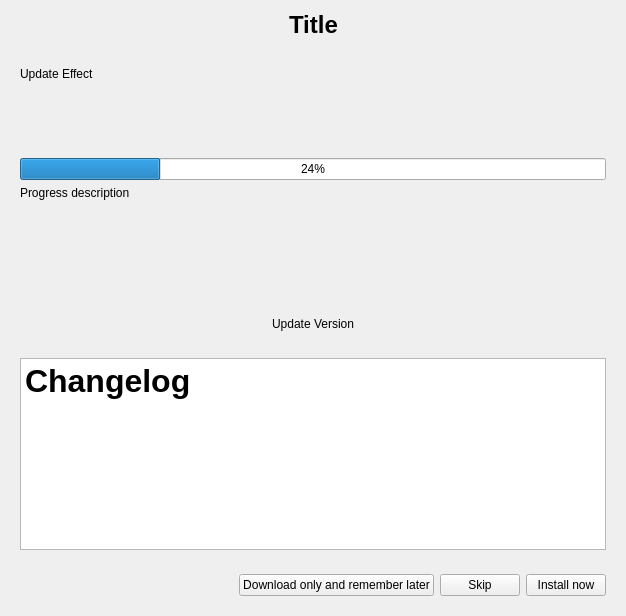
<?xml version="1.0" encoding="UTF-8"?>
<ui version="4.0">
 <class>WidgetInteraktiveUpdate</class>
 <widget class="QWidget" name="WidgetInteraktiveUpdate">
  <property name="geometry">
   <rect>
    <x>0</x>
    <y>0</y>
    <width>626</width>
    <height>616</height>
   </rect>
  </property>
  <property name="windowTitle">
   <string>Form</string>
  </property>
  <layout class="QVBoxLayout" name="verticalLayout_2">
   <item>
    <layout class="QHBoxLayout" name="layoutTitle">
     <item>
      <spacer name="horizontalSpacer_2">
       <property name="orientation">
        <enum>Qt::Horizontal</enum>
       </property>
       <property name="sizeHint" stdset="0">
        <size>
         <width>40</width>
         <height>20</height>
        </size>
       </property>
      </spacer>
     </item>
     <item>
      <widget class="QLabel" name="labelTitle">
       <property name="text">
        <string>&lt;h1&gt;Title&lt;/h1&gt;</string>
       </property>
      </widget>
     </item>
     <item>
      <spacer name="horizontalSpacer">
       <property name="orientation">
        <enum>Qt::Horizontal</enum>
       </property>
       <property name="sizeHint" stdset="0">
        <size>
         <width>40</width>
         <height>20</height>
        </size>
       </property>
      </spacer>
     </item>
    </layout>
   </item>
   <item>
    <spacer name="verticalSpacer_4">
     <property name="orientation">
      <enum>Qt::Vertical</enum>
     </property>
     <property name="sizeType">
      <enum>QSizePolicy::Fixed</enum>
     </property>
     <property name="sizeHint" stdset="0">
      <size>
       <width>0</width>
       <height>10</height>
      </size>
     </property>
    </spacer>
   </item>
   <item>
    <widget class="QWidget" name="widgetUpdateEffects" native="true">
     <layout class="QHBoxLayout" name="horizontalLayout_2">
      <item>
       <widget class="QLabel" name="labelUpdateEffects">
        <property name="text">
         <string>Update Effect</string>
        </property>
       </widget>
      </item>
      <item>
       <spacer name="horizontalSpacer_7">
        <property name="orientation">
         <enum>Qt::Horizontal</enum>
        </property>
        <property name="sizeHint" stdset="0">
         <size>
          <width>40</width>
          <height>20</height>
         </size>
        </property>
       </spacer>
      </item>
     </layout>
    </widget>
   </item>
   <item>
    <widget class="QWidget" name="widgetProcessBar" native="true">
     <layout class="QVBoxLayout" name="layoutProgressBar">
      <item>
       <spacer name="verticalSpacer_3">
        <property name="orientation">
         <enum>Qt::Vertical</enum>
        </property>
        <property name="sizeHint" stdset="0">
         <size>
          <width>20</width>
          <height>50</height>
         </size>
        </property>
       </spacer>
      </item>
      <item>
       <widget class="QProgressBar" name="progressBar">
        <property name="value">
         <number>24</number>
        </property>
       </widget>
      </item>
      <item>
       <widget class="QLabel" name="labelProgressBar">
        <property name="text">
         <string>Progress description</string>
        </property>
       </widget>
      </item>
     </layout>
    </widget>
   </item>
   <item>
    <spacer name="verticalSpacer_2">
     <property name="orientation">
      <enum>Qt::Vertical</enum>
     </property>
     <property name="sizeHint" stdset="0">
      <size>
       <width>20</width>
       <height>40</height>
      </size>
     </property>
    </spacer>
   </item>
   <item>
    <widget class="QWidget" name="widgetUpdateTitle" native="true">
     <layout class="QHBoxLayout" name="horizontalLayout">
      <item>
       <spacer name="horizontalSpacer_3">
        <property name="orientation">
         <enum>Qt::Horizontal</enum>
        </property>
        <property name="sizeHint" stdset="0">
         <size>
          <width>40</width>
          <height>20</height>
         </size>
        </property>
       </spacer>
      </item>
      <item>
       <widget class="QLabel" name="labelUpdateTitle">
        <property name="text">
         <string>Update Version</string>
        </property>
       </widget>
      </item>
      <item>
       <spacer name="horizontalSpacer_5">
        <property name="orientation">
         <enum>Qt::Horizontal</enum>
        </property>
        <property name="sizeHint" stdset="0">
         <size>
          <width>40</width>
          <height>20</height>
         </size>
        </property>
       </spacer>
      </item>
     </layout>
    </widget>
   </item>
   <item>
    <widget class="QWidget" name="widgetTextEdit" native="true">
     <layout class="QVBoxLayout" name="verticalLayout">
      <item>
       <widget class="QTextEdit" name="textEditDescription">
        <property name="html">
         <string>&lt;!DOCTYPE HTML PUBLIC &quot;-//W3C//DTD HTML 4.0//EN&quot; &quot;http://www.w3.org/TR/REC-html40/strict.dtd&quot;&gt;
&lt;html&gt;&lt;head&gt;&lt;meta name=&quot;qrichtext&quot; content=&quot;1&quot; /&gt;&lt;style type=&quot;text/css&quot;&gt;
p, li { white-space: pre-wrap; }
&lt;/style&gt;&lt;/head&gt;&lt;body style=&quot; font-family:'Sans'; font-size:10pt; font-weight:400; font-style:normal;&quot;&gt;
&lt;p style=&quot; margin-top:0px; margin-bottom:0px; margin-left:0px; margin-right:0px; -qt-block-indent:0; text-indent:0px;&quot;&gt;&lt;span style=&quot; font-size:24pt; font-weight:600;&quot;&gt;Changelog&lt;/span&gt;&lt;/p&gt;&lt;/body&gt;&lt;/html&gt;</string>
        </property>
        <property name="placeholderText">
         <string/>
        </property>
       </widget>
      </item>
     </layout>
    </widget>
   </item>
   <item>
    <widget class="QWidget" name="widgetButtons" native="true">
     <layout class="QHBoxLayout" name="layoutButtons">
      <item>
       <spacer name="horizontalSpacer_4">
        <property name="orientation">
         <enum>Qt::Horizontal</enum>
        </property>
        <property name="sizeHint" stdset="0">
         <size>
          <width>605</width>
          <height>20</height>
         </size>
        </property>
       </spacer>
      </item>
      <item>
       <widget class="QPushButton" name="buttonDownloadOnly">
        <property name="text">
         <string>Download only and remember later</string>
        </property>
       </widget>
      </item>
      <item>
       <widget class="QPushButton" name="buttonIgnore">
        <property name="text">
         <string>Skip</string>
        </property>
       </widget>
      </item>
      <item>
       <widget class="QPushButton" name="buttonInstallNow">
        <property name="text">
         <string>Install now</string>
        </property>
       </widget>
      </item>
     </layout>
    </widget>
   </item>
  </layout>
  <zorder>widgetProcessBar</zorder>
  <zorder>widgetButtons</zorder>
  <zorder>widgetTextEdit</zorder>
  <zorder>verticalSpacer_4</zorder>
  <zorder>verticalSpacer_2</zorder>
  <zorder>widgetUpdateTitle</zorder>
  <zorder>widgetUpdateEffects</zorder>
 </widget>
 <resources/>
 <connections/>
</ui>
